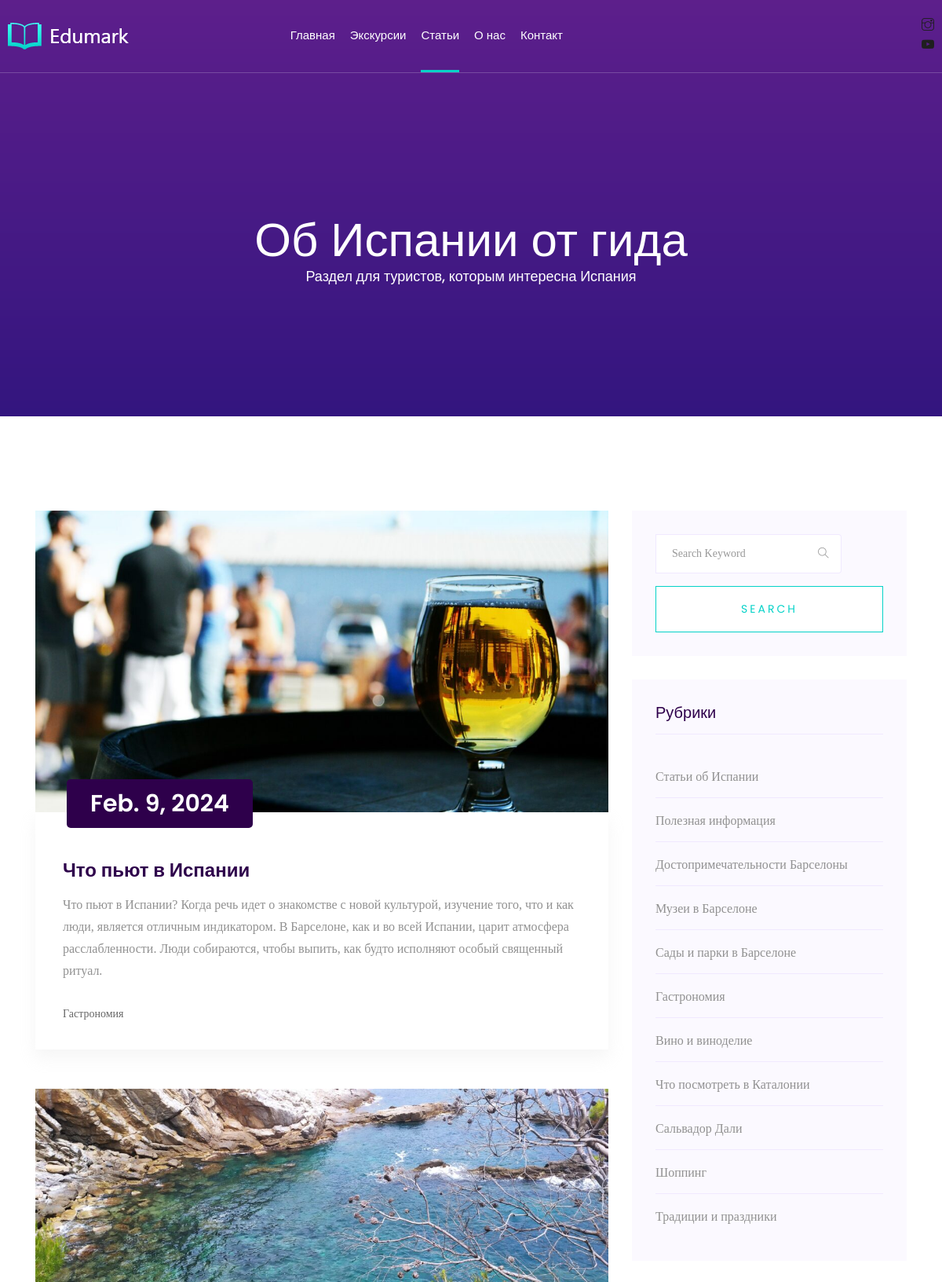
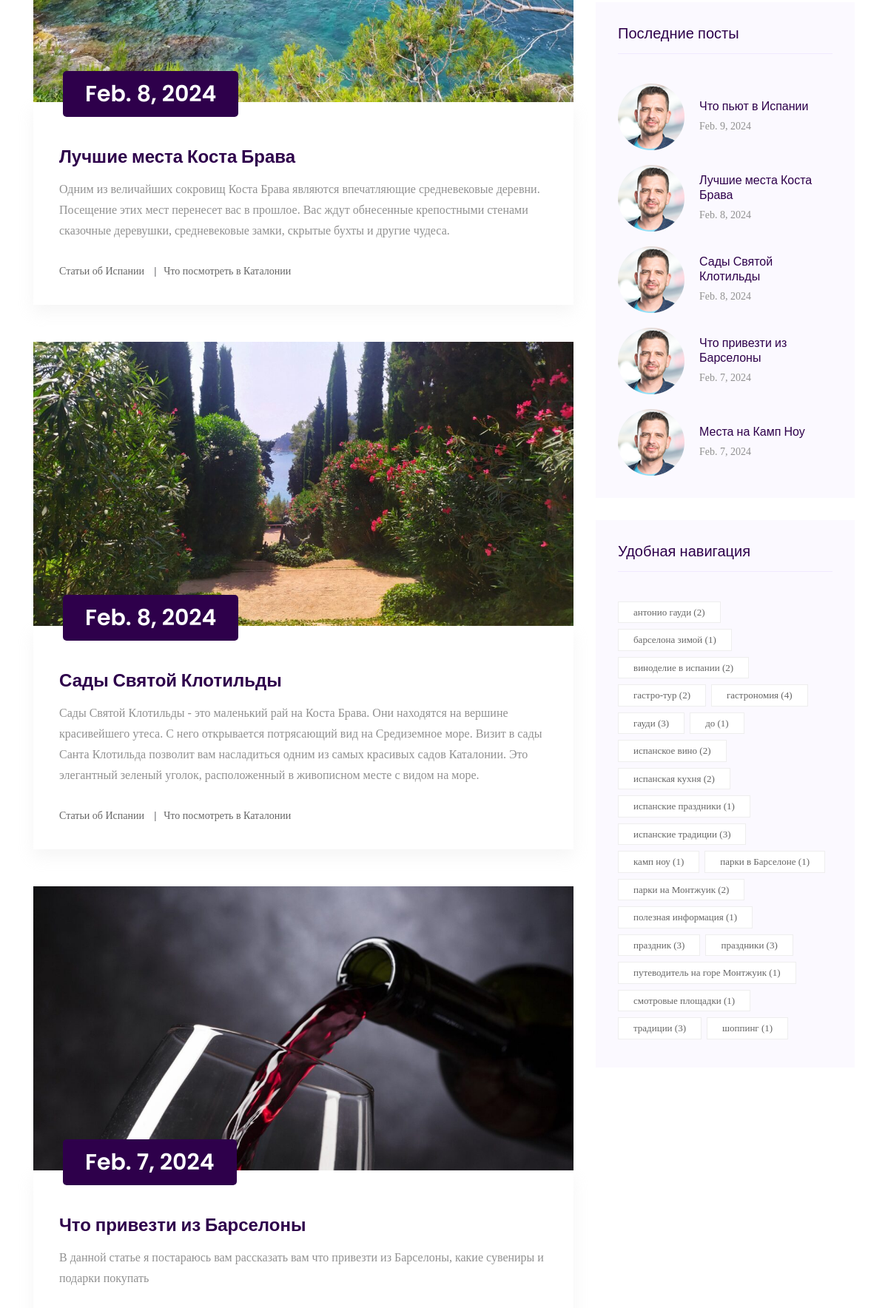
/catalog/blog/ (upper part), run on the app's committed database (2 pictures, top to bottom).
### catalog/models.py (models this page shows, shortened)
class Post(models.Model):
    title = models.CharField(max_length=255)
    description = models.TextField(null=True, blank=True)
    title_img = models.ImageField(upload_to='media/', null=True, blank=True)
    body = models.TextField(null=True, blank=True)
    created_on = models.DateTimeField(auto_now_add=True)
    last_modified = models.DateTimeField(auto_now=True)
    categories = models.ManyToManyField("Category", blank=True, related_name="categories")
    tags = models.ManyToManyField("Tag", blank=True)

class Category(models.Model):
    name = models.CharField(max_length=100)
    class Meta:
        verbose_name_plural = "categories"
    def __str__(self):
        return self.name

class Tag (models.Model):
    name = models.CharField(max_length=100)
    count = models.IntegerField(default=0)
    class Meta:
        verbose_name_plural = "tags"

### catalog/views.py (the view)
# urls.py: path('blog/', views.blog, name='blog'),
def blog(request):
    post = Post.objects.all().order_by("-created_on")
    paginator = Paginator(post, 10)
    page = request.GET.get('page')
    try:
        posts = paginator.page(page)
    except PageNotAnInteger:
        posts = paginator.page(1)
    except EmptyPage:
        posts = paginator.page(paginator.num_pages)
    recent = Post.objects.all().order_by("-created_on")[:5]
    categories = Category.objects.all()
    tags = Tag.objects.all()
    for tag in tags:
        tag.count = Post.objects.filter(tags__name__icontains=tag.name).count()
    return render(request, 'blog.html', context={'posts': posts, 'categories': categories, 'recent': recent, 'page': page, 'tags': tags, })

### templates/blog.html (shortened to what this page needs)
<!doctype html>
<html class="no-js" lang="zxx">
<head>
    {% load static %}
    <link rel="stylesheet" href="{% static 'css/bootstrap.min.css' %}">
    <link rel="stylesheet" href="{% static 'css/owl.carousel.min.css' %}">
    <link rel="stylesheet" href="{% static 'css/magnific-popup.css' %}">
    <link rel="stylesheet" href="{% static 'css/font-awesome.min.css' %}">
    <link rel="stylesheet" href="{% static 'css/themify-icons.css' %}">
    <link rel="stylesheet" href="{% static 'css/nice-select.css' %}">
    <link rel="stylesheet" href="{% static 'css/flaticon.css' %}">
    <link rel="stylesheet" href="{% static 'css/gijgo.css' %}">
    <link rel="stylesheet" href="{% static 'css/animate.css' %}">
    <link rel="stylesheet" href="{% static 'css/slicknav.css' %}">
    <link rel="stylesheet" href="{% static 'css/style.css' %}">
</head>
<body>
    <header>
        <div class="header-area ">
            <div id="sticky-header" class="main-header-area">
                <div class="container-fluid p-0">
                    <div class="row align-items-center no-gutters">
                        <div class="col-xl-2 col-lg-2">
                            <div class="logo-img">
                                <a href="{% url 'index' %}">
                                    <img src="{% static 'img/logo.png' %}" alt="">
                                </a>
                            </div>
                        </div>
                        <div class="col-xl-7 col-lg-7">
                            <div class="main-menu  d-none d-lg-block">
                                <nav>
                                    <ul id="navigation">
                                        <li><a href="{% url 'index' %}">Главная</a></li>
                                        <li><a href="{% url 'tours' %}">Экскурсии</a></li>
                                        <li><a class="active" href="{% url 'blog' %}">Статьи</a></li>
                                        <li><a href="{% url 'about' %}">О нас</a></li>
                                        <li><a href="{% url 'contact' %}">Контакт</a></li>
                                    </ul>
                                </nav>
                            </div>
                        </div>
                        <div class="col-xl-3 col-lg-3 d-none d-lg-block">
                            <div class="log_chat_area d-flex align-items-center">
                                <ul class="none-list">
                                    <li>
                                        <a href="https://www.instagram.com">
                                            <i class="ti-instagram"></i>
                                        </a>
                                    </li>
                                    <li>
                                        <a href="https://www.youtube.com">
                                            <i class="fa fa-youtube-play"></i>
                                        </a>
                                    </li>
                                </ul>
                                </div>
                            </div>
                        </div>
                        <div class="col-12">
                        </div>
                    </div>
                </div>
            </div>
    </header>
        <div class="bradcam_area breadcam_bg overlay2">
                <h3>Об Испании от гида</h3>
                <h4 class="text-white">Раздел для туристов, которым интересна Испания</h4>
            </div>
    <section class="blog_area section-padding">
        <div class="container">
            <div class="row">
                <div class="col-lg-8 mb-5 mb-lg-0">
                    <div class="blog_left_sidebar">
                        {% for post in posts %}
                        <article class="blog_item">
                            <div class="blog_item_img">
                                {% if post.title_img %}
                                <img class="card-img rounded-0" src="{{ post.title_img.url }}" alt="">
                                {% endif %}
                                <a href="/catalog/blog/date/{{ post.created_on.year }}/{{ post.created_on.month }}/{{ post.created_on.day }}" class="blog_item_date">
                                    <h3>{{ post.created_on.date }}</h3>
                                </a>
                            </div>
                            <div class="blog_details">
                                <a class="d-inline-block" href="/catalog/blog/{{ post.id }}">
                                    <h2>{{ post.title }}</h2>
                                </a>
                                <p>{{ post.description }}</p>
                                <ul class="blog-info-link">{% for category in post.categories.all %}
                                    <li><a href="/catalog/blog/category/{{ category.id }}">  {{ category }}  </a></li>{% endfor %}
                                </ul>
                            </div>
                        </article>
                        {% endfor %}
                    </div>
                </div>
                <div class="col-lg-4">
                    <div class="blog_right_sidebar">
                        <aside class="single_sidebar_widget search_widget">
                            <form action="{% url 'search' %}" class="form-inline" method="get">
                                <div class="form-group">
                                    <div class="input-group mb-3">
                                        <input name="search" type="text" class="form-control" placeholder='Search Keyword'
                                            onfocus="this.placeholder = ''"
                                            onblur="this.placeholder = 'Search Keyword'">
                                        <div class="input-group-append">
                                            <button class="btn" type="button"><i class="ti-search"></i></button>
                                        </div>
                                    </div>
                                </div>
                                <button class="button rounded-0 primary-bg text-white w-100 btn_1 boxed-btn"
                                    type="submit">Search</button>
                            </form>
                        </aside>
                        <aside class="single_sidebar_widget post_category_widget">
                            <h4 class="widget_title">Рубрики</h4>
                            <ul class="list cat-list">
                                {% for category in categories %}
                                <li>
                                    <a href="/catalog/blog/category/{{ category.id }}" class="d-flex">
                                        <p>{{ category.name }}</p>
                                    </a>
                                </li>
                                {% endfor %}
                            </ul>
                        </aside>
                        <aside class="single_sidebar_widget popular_post_widget">
                            <h3 class="widget_title">Последние посты</h3>
                            {% for post in recent %}
                            <div class="media post_item">
                                <img src="{% static 'img/blog/author.png' %}" alt="post">
                                <div class="media-body">
                                    <a href="/catalog/blog/{{ post.id }}">
                                        <h3>{{ post.title }}</h3>
                                    </a>
                                    <p>{{ post.created_on.date }}</p>
                                </div>
                            </div>
                            {% endfor %}
                        </aside>
                        <aside class="single_sidebar_widget tag_cloud_widget">
                            <h4 class="widget_title">Удобная навигация</h4>
                            <ul class="list">
                                {% for tag in tags %}
                                    {% if tag.count != 0 %}
                                <li>
                                    <a href="/catalog/blog/tag/{{ tag.id }}">{{ tag.name }} ({{ tag.count }})</a>
                                </li>
                                    {% endif %}
                                {% endfor %}
                            </ul>
                        </aside>
                    </div>
                </div>
            </div>
        </div>
    </section>
</body>
</html>

### data on the page
Post: title_img (picture), created_on "Feb. 9, 2024", title "Что пьют в Испании", description "Что пьют в Испании? Когда речь идет о знакомстве с новой культурой, изучение того, что и как люди, является отличным индикатором. В Барселоне, как и во всей Испании, царит атмосфера расслабленности. Люди собираются, чтобы выпить, как будто исполняют особый священный ритуал."
Category: name "Гастрономия"
Post: title_img (picture), created_on "Feb. 8, 2024", title "Лучшие места Коста Брава", description "Одним из величайших сокровищ Коста Брава являются впечатляющие средневековые деревни. Посещение этих мест перенесет вас в прошлое. Вас ждут обнесенные крепостными стенами сказочные деревушки, средневековые замки, скрытые бухты и другие чудеса."
Category: name "Статьи об Испании"
Category: name "Что посмотреть в Каталонии"
Post: title_img (picture), created_on "Feb. 8, 2024", title "Сады Святой Клотильды", description "Сады Святой Клотильды - это маленький рай на Коста Брава. Они находятся на вершине красивейшего утеса. С него открывается потрясающий вид на Средиземное море. Визит в сады Санта Клотильда позволит вам насладиться одним из самых красивых садов Каталонии. Это элегантный зеленый уголок, расположенный в живописном месте с видом на море."
Post: title_img (picture), created_on "Feb. 7, 2024", title "Что привезти из Барселоны", description "В данной статье я постараюсь вам рассказать вам что привезти из Барселоны, какие сувениры и подарки покупать"
Category: name "Полезная информация"
Category: name "Достопримечательности Барселоны"
Category: name "Музеи в Барселоне"
Category: name "Сады и парки в Барселоне"
Category: name "Вино и виноделие"
Category: name "Сальвадор Дали"
Category: name "Шоппинг"
Category: name "Традиции и праздники"
Post: title "Места на Камп Ноу", created_on "Feb. 7, 2024"
Tag: name "антонио гауди", count "2"
Tag: name "барселона зимой", count "1"
Tag: name "виноделие в испании", count "2"
Tag: name "гастро-тур", count "2"
Tag: name "гастрономия", count "4"
Tag: name "гауди", count "3"
Tag: name "до", count "1"
Tag: name "испанское вино", count "2"
Tag: name "испанская кухня", count "2"
Tag: name "испанские праздники", count "1"
Tag: name "испанские традиции", count "3"
Tag: name "камп ноу", count "1"
Tag: name "парки в Барселоне", count "1"
Tag: name "парки на Монтжуик", count "2"
Tag: name "полезная информация", count "1"
Tag: name "праздник", count "3"
Tag: name "праздники", count "3"
Tag: name "путеводитель на горе Монтжуик", count "1"
Tag: name "смотровые площадки", count "1"
Tag: name "традиции", count "3"
Tag: name "шоппинг", count "1"
